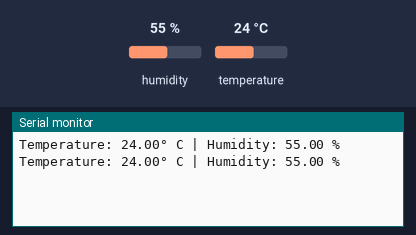
A sketch run on a simulated Arduino Uno, built with avr-gcc and run on an emulated ATmega328P. Parts: the last lines printed to the serial monitor. The inputs (shaded band) are chosen by the test bench; at power-on: humidity 55 %, temperature 24 °C.

Above: at 4.8 s.
4.9 s: humidity set to 22 %
At 6.7 s:
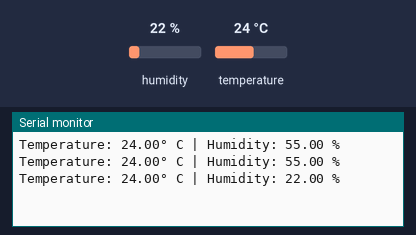
7.9 s: temperature set to 12 °C
At 8.4 s:
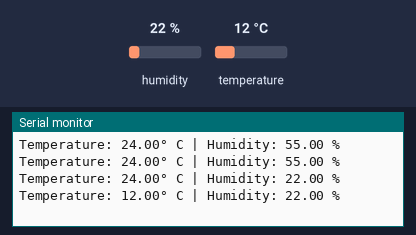
10.9 s: humidity set to 40 %
At 13.1 s:
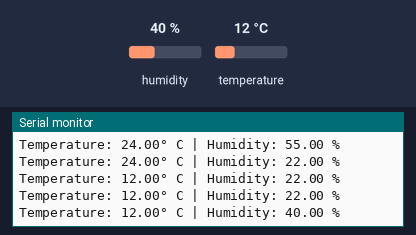
Timing chart, 0 to 14.6 s (numbered marks = the images above; inputs shaded):
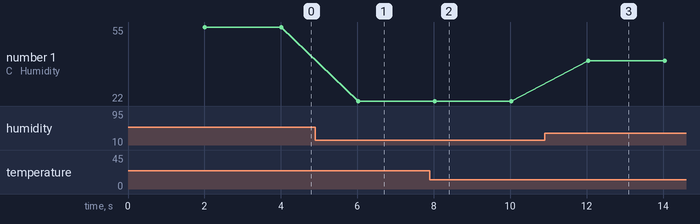

The sketch:

2-temp-hum-sensor.ino
```cpp
#include <DHT.h>
#include <SPI.h>
#define DHTPin 8

DHT dht(DHTPin, DHT22);
float temp, hum;

void setup() {
  Serial.begin(9600);
  dht.begin();
}

void loop() {
  delay(2000);
  temp = dht.readTemperature();
  hum = dht.readHumidity();

  if (!isnan(temp) && !isnan(hum)) {
    Serial.println("Temperature: " + String(temp) + "° C | Humidity: " + String(hum) + " %");
  } else {
    Serial.println("Failed to read DHT sensor");
  }
}
```

Measured:
- after the input at 4.9 s, the serial monitor: prints a new line after 1.1 s (image 1)
- after the input at 7.9 s, the serial monitor: prints a new line after 0.12 s (image 2)
- after the input at 10.9 s, the serial monitor: prints a new line after 1.1 s (image 3)
- plotted number 1: 55 → 22 after the input at 4.9 s, 22 → 40 after the input at 10.9 s
